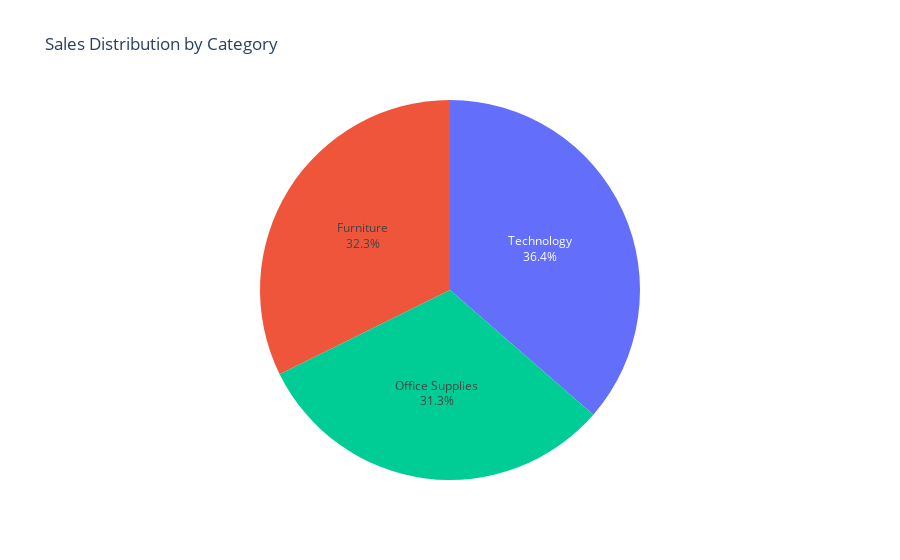

Notebook code cell kept with this figure:
### Markdown cell above
# Sales Analysis by Category

### Code cell
# Sales Analysis by Category
sales_by_category = df.groupby('Category')['Sales'].sum().reset_index()
fig = px.pie(sales_by_category, names='Category', values='Sales', title='Sales Distribution by Category')

fig.update_traces(textposition='inside', textinfo='percent+label')
fig.update_layout(showlegend=False)
fig.show()

### Figure 1 — Plotly figure (JSON) as saved in the notebook; plotly's stock layout.template omitted (floating-point values rounded to 4 significant figures)
{"data": [{"domain": {"x": [0, 1], "y": [0, 1]}, "hovertemplate": "Category=%{label}<br>Sales=%{value}<extra></extra>", "labels": ["Furniture", "Office Supplies", "Technology"], "legendgroup": "", "name": "", "showlegend": true, "textinfo": "percent+label", "textposition": "inside", "type": "pie", "values": [742000.0, 719000.0, 836200.0]}], "layout": {"legend": {"tracegroupgap": 0}, "showlegend": false, "title": {"text": "Sales Distribution by Category"}}}
